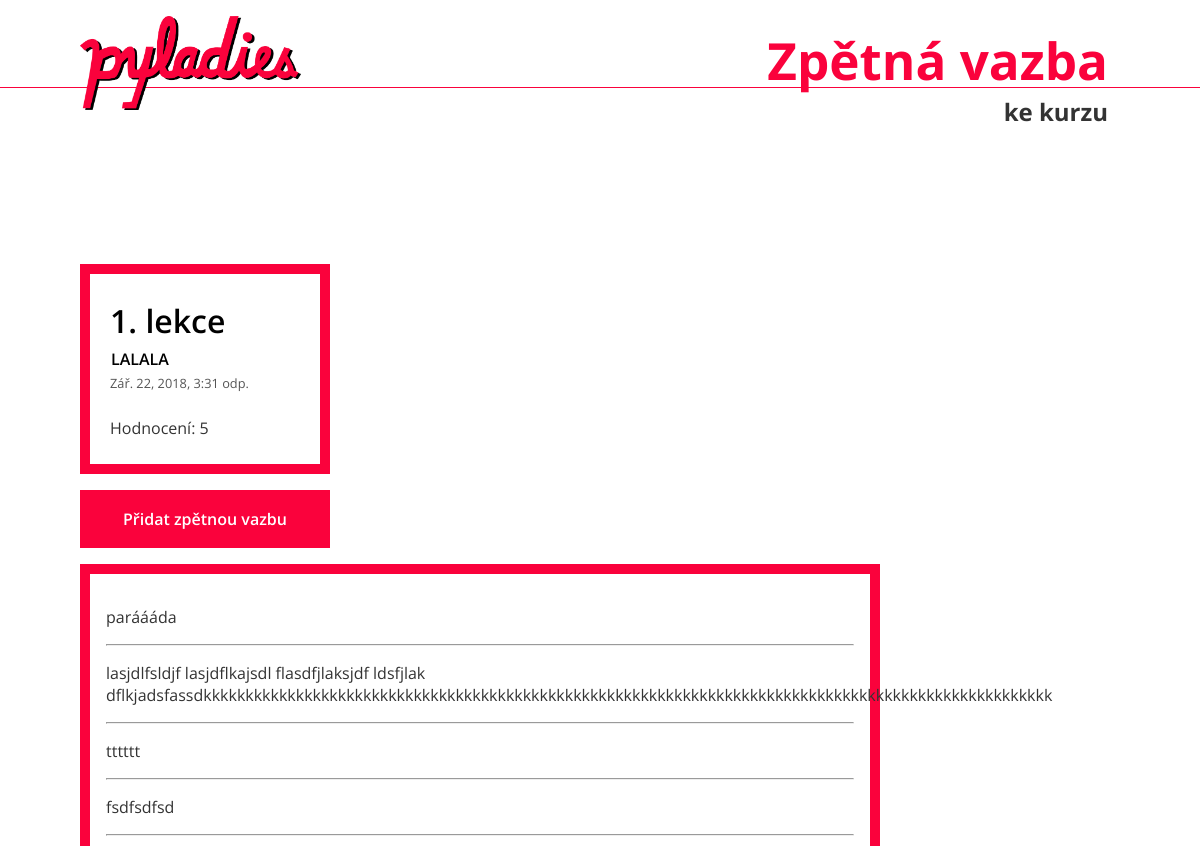
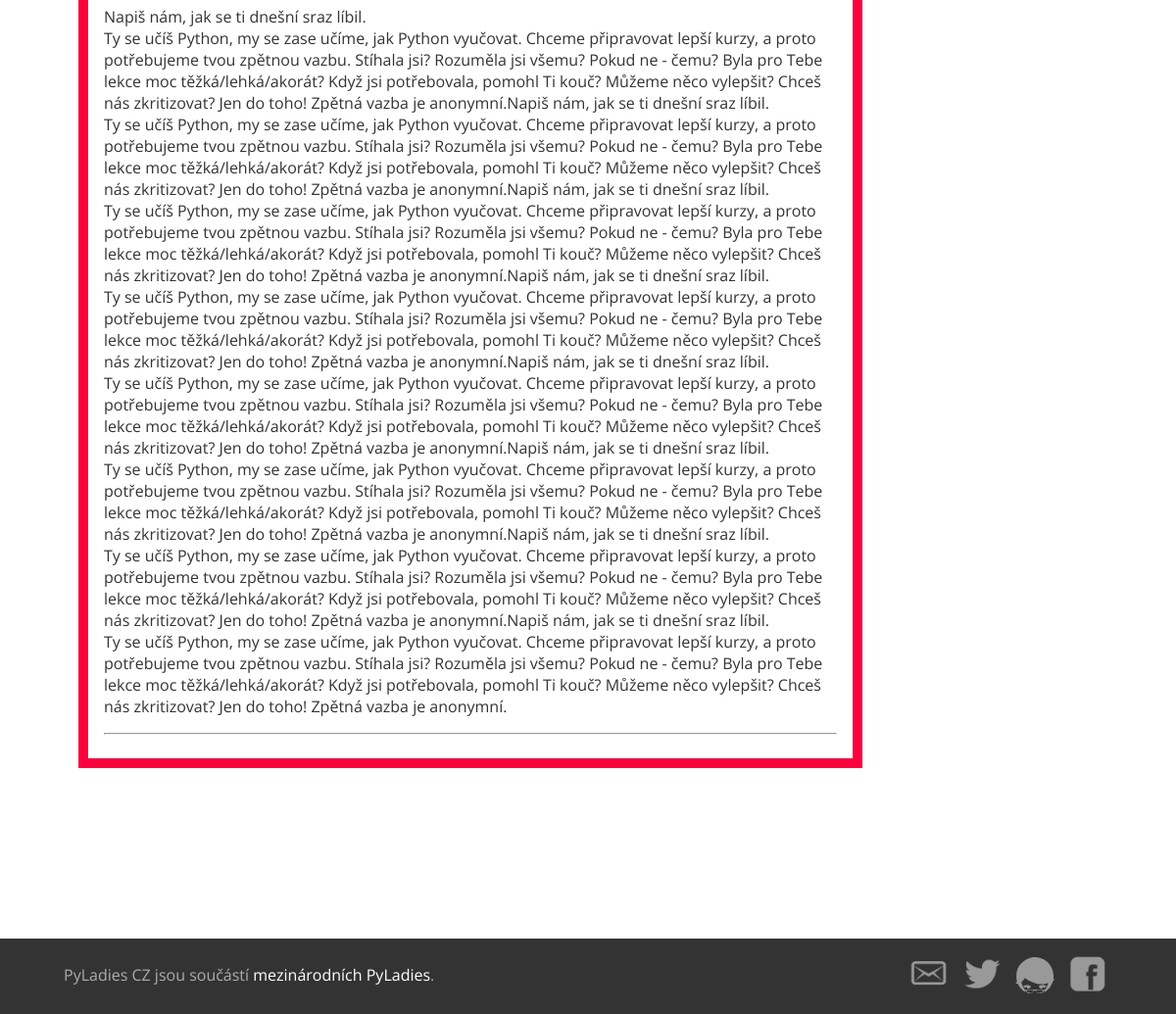
Screenshot of /post/9/ with the database file from the repository (2 pictures, top to bottom).
### blog/models.py (models this page shows, shortened)
class Post(models.Model):
    title = models.CharField(max_length=200)
    author = models.ForeignKey('auth.User', on_delete=models.CASCADE)
    text = models.TextField()
    created_date = models.DateTimeField(default=timezone.now)
    published_date = models.DateTimeField(blank=True, null=True)

class Comment(models.Model):
    post = models.ForeignKey(Post, on_delete=models.CASCADE, related_name='comments')
    author = models.CharField(blank=True, null=True, max_length=200)
    text = models.TextField()
    created_date = models.DateTimeField(default=timezone.now)
    approved_comment = models.BooleanField(default=False)

### blog/views.py (the view)
# urls.py: path('post/<pk>/', views.post_detail, name='post_detail'),
def post_detail(request, pk):
    post = get_object_or_404(Post, pk=pk)
    if post.published_date<=timezone.now():
        return render(request, 'things/post_detail.html', {'post': post, 'nazev_kurzu': nazev_kurzu})
    else:
        raise Http404

### blog/templates/things/post_detail.html
{% extends 'things/base.html' %}
{% block content %}
<div class="post-detail">
    <div class="post">
        <h2>{{ post.title }}</h2>
        <p>{{ post.text|linebreaksbr }}</p>
        {% if post.published_date %}
            <div class="date">
                {{ post.published_date }}
            </div>
        {% endif %}
        {% if post.comments.count == 0 %}
            <spnt>Přidej první hodnocení!</span>
        {% else %}
            <spnt> Hodnocení: {{ post.comments.count }}</span>
        {% endif %}
    </div>
<a class="btn" href="{% url 'add_comment_to_post' pk=post.pk %}">Přidat zpětnou vazbu</a>
    <div class="comments">
        {% for comment in post.comments.all %}
            <div class="comment">
                <p>{{ comment.text|linebreaks }}</p>
                <hr>
            </div>
        {% empty %}
            <p>Lekci zatím nikdo nehodnotil :-(</p>
        {% endfor %}
    </div>
</div>
{% endblock %}

### blog/static/css/style.css (style rules this page uses)
html { -webkit-box-sizing: border-box; box-sizing: border-box; }
html { width: 100%; height: 100%; overflow-x: hidden; font-size: 16px; }
body { width: 100%; height: 100%; font-size: 16px; color: #333; margin: 0; padding: 1em; font-family: 'Open Sans', sans-serif; }
a { text-decoration: none; color: #fa023c; }
.date { color: #555555; font-size: 0.8em; margin: 0.5em 0 2em; }
.post { border: 10px solid #fa023c; padding: 20px; margin-bottom: 1em; display: block; width: 100%; }
.post h2 { margin: 5px 0 10px; color: black; font-weight: 600; font-size: 2em; }
.post p, .post h1 a:visited { color: #000000; }
.post-list, .post-detail { width: 100%; background-color: white; overflow: auto; }
.post p { font-weight: 600; text-transform: uppercase; margin: 0px 0 0; padding: 0px 1px 1px; line-height: 0.9; }
.comments { padding: 1em; border: 10px solid #fa023c; display: block; width: 100%; }
.btn, .save { width: 250px; background-color: #fa023c; color: white; line-height: 2em; margin: 1em 0em; padding: 0.8em 0em; font-weight: 600; border: none; display: block; text-align: center; font-size: 1em; }
@media all and (min-width: 500px) { body { padding: 0; } }
@media all and (min-width: 500px) { .post-detail { padding: 2em; } }
@media all and (min-width: 500px) { .post-detail .post { margin: 0; } }
@media all and (min-width: 500px) { .post { margin: 1em; width: 250px; height: 210px; } }
@media all and (min-width: 740px) { .comments { width: 100%; } }
@media all and (min-width: 740px) { .post-detail { padding: 6em 5em; } }
@media all and (min-width: 800px) { .comments { max-width: 800px; } }

### rows the page displays
Post: title "1. lekce", text "LALALA", published_date "Zář. 22, 2018, 3:31 odp.", comments.count "5"
Comment: text "paráááda"
Comment: text "lasjdlfsldjf lasjdflkajsdl flasdfjlaksjdf ldsfjlak dflkjadsfassdkkkkkkkkkkkkkkkkkkkkkkkkkkkkkkkkkkkkkkkkkkkkkkkkkkkkkkkkkkkkkkkkkkkkkkkkkkkkkkkkkkkkkkkkkkkkkkkkkkkkk"
Comment: text "tttttt"
Comment: text "fsdfsdfsd"
Comment: text "Napiš nám, jak se ti dnešní sraz líbil. Ty se učíš Python, my se zase učíme, jak Python vyučovat. Chceme připravovat lepší kurzy, a proto potřebujeme tvou zpětnou vazbu. Stíhala jsi? Rozuměla jsi všemu? Pokud ne - čemu? Byla pro Tebe lekce moc těžká/lehká/akorát? Když jsi potřebovala, pomohl Ti kouč? Můžeme něco vylepšit? Chceš nás zkritizovat? Jen do toho! Zpětná vazba je anonymní.Napiš nám, jak se ti dnešní sraz líbil. Ty se učíš Python, my se zase učíme, jak Python vyučovat. Chceme připravovat lepší kurzy, a proto potřebujeme tvou zpětnou vazbu. Stíhala jsi? Rozuměla jsi všemu? Pokud ne - čemu? Byla pro Tebe lekce moc těžká/lehká/akorát? Když jsi potřebovala, pomohl Ti kouč? Můžeme něco…"

### other values shown
{{ nazev_kurzu }} "ke kurzu"
